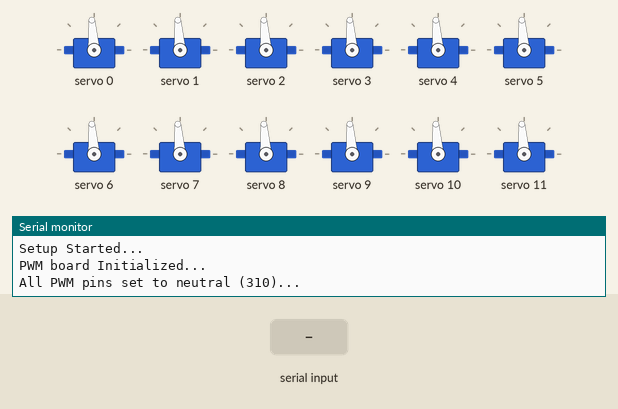
This sketch was run on a simulated Arduino Uno, built with avr-gcc and run on an emulated ATmega328P. On the bench: 12 × servo, the last lines printed to the serial monitor. The inputs (shaded band) are chosen by the test bench.

Above: at 1.2 s.
1.3 s: "90,45\n" received over Serial
At 2.3 s:
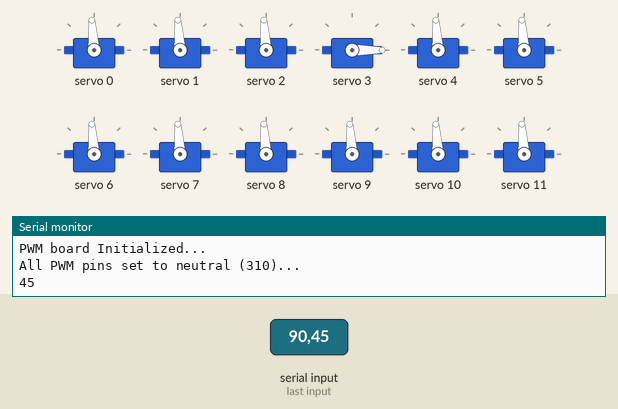
2.8 s: "200\n" received over Serial
At 3.4 s:
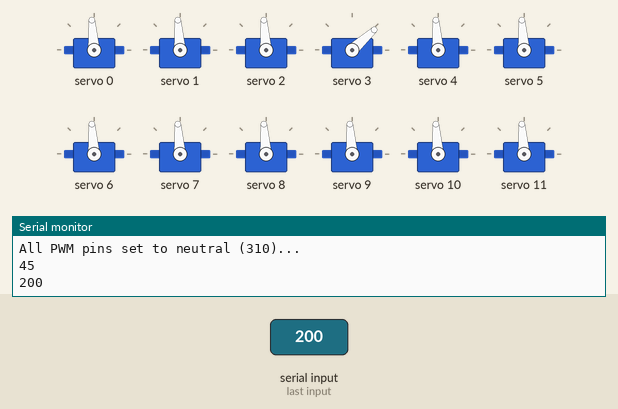
4.3 s: "5\n" received over Serial
At 5.6 s:
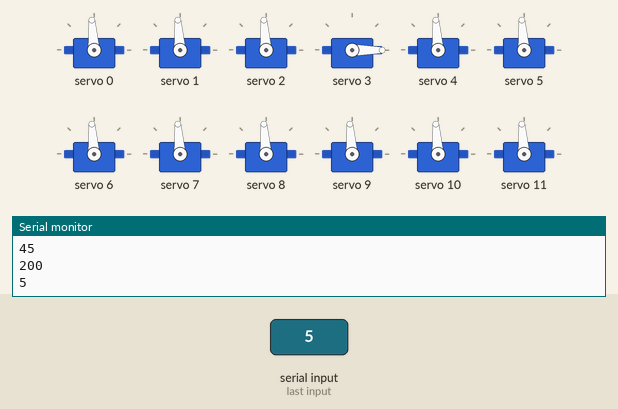
Timing chart, 0 to 7.3 s (numbered marks = the images above; inputs shaded):
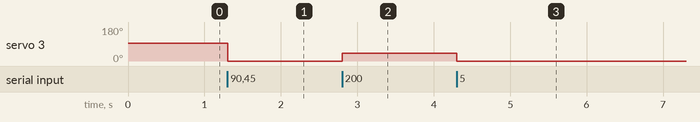

Measured:
- after the input at 1.3 s, servo 3: 94° → 0° at once
- after the input at 2.8 s, servo 3: 0° → 42° at once
- after the input at 4.3 s, servo 3: 42° → 0° at once

The sketch:

serial_servo_testing.ino
```cpp
// serial_motor_testing.ino
// Author:  John Ross Petrutiu
// Date:    May 17, 2016

/* Description:
  This program lets the user send PWM values over serial in order to test for a
  servo's PWM range when using Adafruit's 16 channel, 12 bit PWM breakout board
*/

// Include required libraries for Adafruit PWM board
#include <Wire.h>
#include <Adafruit_PWMServoDriver.h>

// Declare Adafruit PWM baord object
Adafruit_PWMServoDriver pwm = Adafruit_PWMServoDriver();

// PWM values for Adafruit board
const int PWM_MIN     = 0;
const int PWM_NEUTRAL = 310;
const int PWM_MAX     = 4096;

// ---------------------------------------------------
//       CHANGE THIS ONE TO TEST A DIFFERENT PIN
// PWM servo pin
const uint8_t PWM_PIN = 3;
// ---------------------------------------------------

void setup() {
  // Start serial communication
  Serial.begin(9600);
  Serial.println("Setup Started...");

  // Initialize Adafruit PWM Board (50 Hz yo...)
  pwm.begin();
  pwm.setPWMFreq(50);

  Serial.println("PWM board Initialized...");

  // Set all servos to approximate, default "neutral"
  for (int servoNumber = 0; servoNumber <= 15; servoNumber ++) {
    pwm.setPWM(servoNumber, 0, PWM_NEUTRAL);
  }

  Serial.print("All PWM pins set to neutral (");
  Serial.print(PWM_NEUTRAL);
  Serial.println(")...");
}

void loop() {
  // Check if serial connection is available
  while (Serial.available() > 0) {
    // Look for valid input from serial
    int pwmValue = Serial.parseInt();

    // Look for new line (end of message)
    if (Serial.read() == '\n') {
      // Constrain pwmValue from 0 to 255
      pwmValue = constrain(pwmValue, PWM_MIN, PWM_MAX);

      // Write pwmValue to led
      pwm.setPWM(PWM_PIN, 0, pwmValue);

      // Print pwmValue back to serial (debug)
      Serial.println(pwmValue);
    }
  }
}
```
